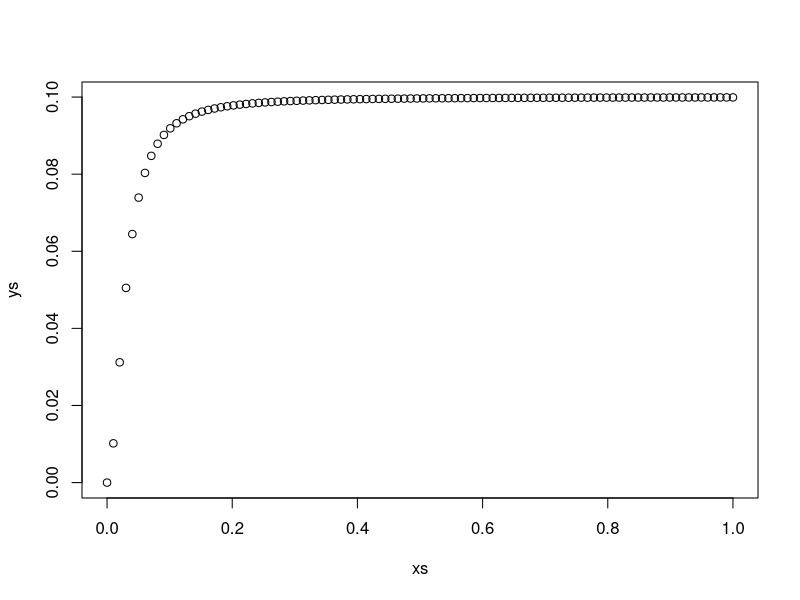
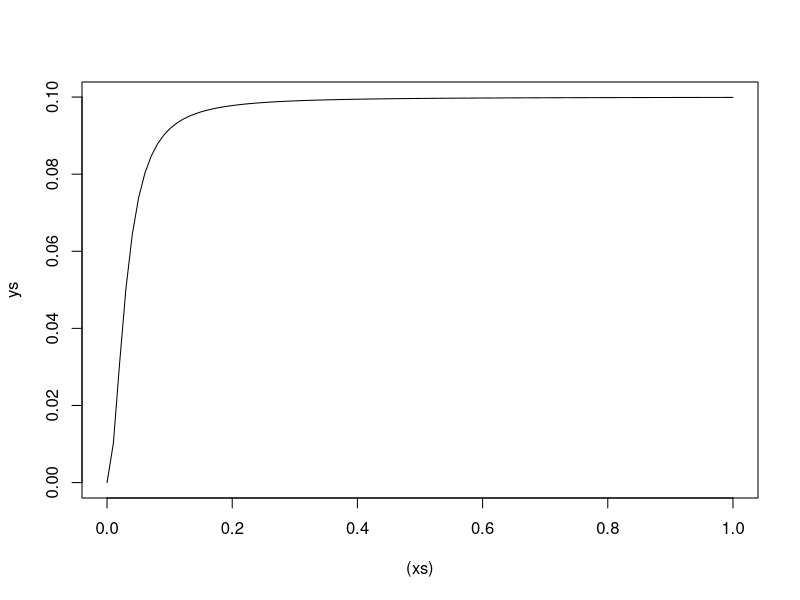
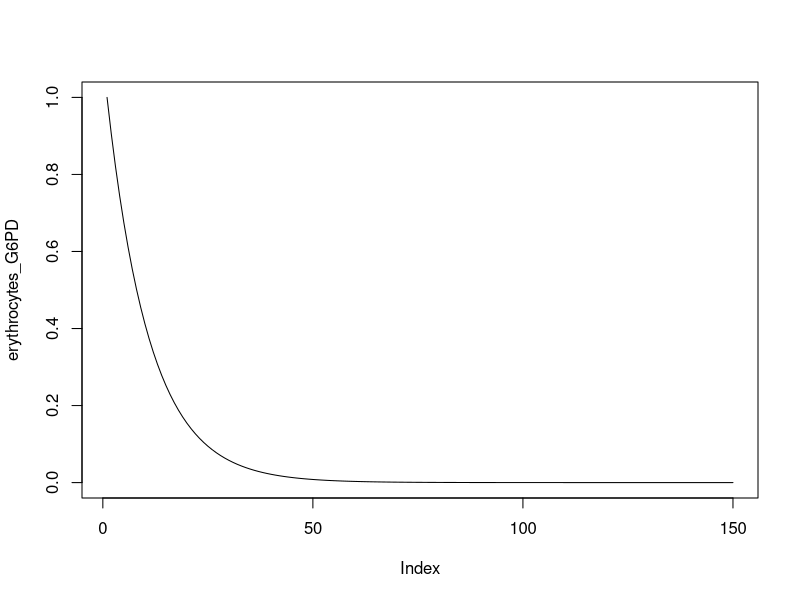
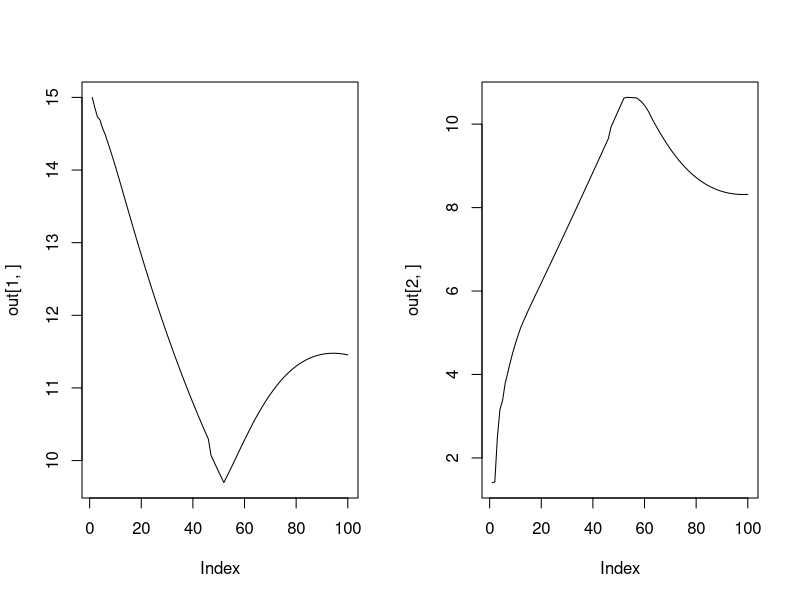
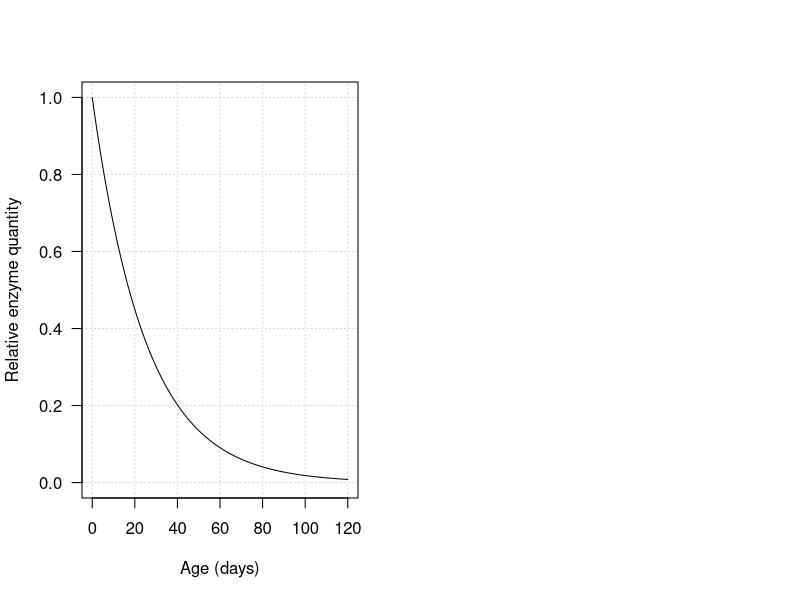

These figures' R source, in order: (Note: this script raises an error after producing the figures.)
require(gtools)

forwardsim = function(drug_regimen,              # dose given each day (mg/kg)
                      Hb_star,                   # Steady state hameoglobin for the individual (g/dL)
                      diff_alpha,                # parameters governing increase in normoblast production based on difference from steady state
                      delta_alpha,               # parameters governing increase in normoblast production based on previous day reduction in haemoglobin
                      MAX_EFFECT,                # maximum drug effect on G6PD depletion
                      h,                         # slope effect in dose response function
                      beta,                      # Dose corresponding to half maximum drug effect (mg)
                      log_k,                     # transit time parameter
                      nComp_sim,                 # Total number of compartments to forward simulate
                      T_nmblast,                 # normboblast lifespan - maturation time
                      T_retic,                   # reticulocyte lifespan - including marrow and circulating periods
                      T_RBC_max,                 # Maximum allowed value for RBC lifespan (arbitrary; days)
                      T_transit_steady_state,    # transit time at steady state
                      G6PD_initial,              # Initial amount of G6PD (unitless, scales with the delta quantity)
                      logit_G6PD_delta_day,      # Daily fixed reduction of G6PD in absence of drug
                      G6PD_threshold){
  
  out_res = array(dim = c(2, nComp_sim))       # where we save the output of forwards simulation
  
  # set up variables we need for the simulation
  
  Hb_delta=0;
  lambda = 1000;                            # baseline production of normoblasts per time - arbitrary number
  
  Hb = array(dim=nComp_sim);               # The haemoglobin at each point in the simulation
  retic_percent = array(dim=nComp_sim)     # The retic count (%) at each point in the simulation
  drug_effect=0;
  
  # s to store red blood cell age distributions
  erythrocytes = rep(lambda, T_RBC_max);         # Distribution of erythrocytes in circulation
  normoblasts = rep(lambda, T_nmblast);          # Distribution of normoblasts
  reticulocytes = rep(lambda, T_retic);          # Distribution of reticulocytes
  erythrocytes_G6PD = array(dim = T_RBC_max)
  
  # ***** Calculate initial values at steady state *****
  Hb[1] = Hb_star;
  transit = compute_transit_time(Hb[1], Hb_star, T_transit_steady_state, log_k);
  rho = compute_rho(Hb[1], Hb_delta, Hb_star, diff_alpha, delta_alpha); # this should return 1
  if(rho>1) print("Problem as rho >1 at steady state!");
  
  erythrocytes_G6PD[1] = G6PD_initial; # starting quantity of G6PD enzyme
  for(i in 2:T_RBC_max){
    erythrocytes_G6PD[i] = erythrocytes_G6PD[i-1]*(1-inv.logit(logit_G6PD_delta_day)); # daily depletion
    if(erythrocytes_G6PD[i-1] < G6PD_threshold){
      erythrocytes[i] = 0.0;
    } else {
      erythrocytes[i] = erythrocytes[i-1];
    }
  }
  
  Total_Retics = CountRetics(transit, reticulocytes); # count the number of retics in circulation
  Total_Eryths = sum(erythrocytes);                   # count the number of mature RBCs in circulation
  C_0 = Total_Retics + Total_Eryths;                  # Starting number of circulating cells - this is the steady state number
  retic_percent[1] = 100 * Total_Retics / C_0;
  
  #******************* Forward simulation *****************#
  for(t in 2:nComp_sim){
    
    # Compute the multiplication factor of basal normoblast production
    if(t>2) Hb_delta = Hb[t-2]-Hb[t-1];
    rho = compute_rho(Hb[t-1], Hb_delta, Hb_star, diff_alpha, delta_alpha);
    
    # calculate the updated Hb dependent transit time for the reticulocytes
    transit = compute_transit_time(Hb[t-1], Hb_star, T_transit_steady_state, log_k);
    
    # We move the RBCs from one compartment to the next
    temp_normoblasts = normoblasts;   # make temp copy
    normoblasts[1] = rho*lambda;      # the number of new normoblasts made at time t
    for(i in 2:T_nmblast)             # move all the normoblasts along by one
    {
      normoblasts[i] = temp_normoblasts[i-1];
    }
    
    temp_retics = reticulocytes;
    reticulocytes[1] = temp_normoblasts[T_nmblast];
    for(i in 2:T_retic)
    {
      reticulocytes[i] = temp_retics[i-1];
    }
    
    # Compute the G6PD depletion effect of yesterday's dose on circulating erythrocytes
    drug_effect = dose_response(drug_regimen[t-1], MAX_EFFECT, h, beta);
    
    # survival function of RBC lifespan
    temp_eryths = erythrocytes;             # copy values to temp 
    temp_eryths_G6PD = erythrocytes_G6PD;
    # values for first day as erythrocytes
    erythrocytes[1] = temp_retics[T_retic];
    erythrocytes_G6PD[1] = G6PD_initial;
    for (i in 2:T_RBC_max){
      erythrocytes_G6PD[i] = temp_eryths_G6PD[i-1]*(1-inv.logit(logit_G6PD_delta_day))*(1-drug_effect); # deplete by daily amount plus drug effect
      if(erythrocytes_G6PD[i-1] < G6PD_threshold){
        erythrocytes[i] = 0.0;
      } else {
        erythrocytes[i] = temp_eryths[i-1];
      }
    }
    
    # Count the number of retics and erythrocytes in circulation
    Total_Retics = CountRetics(transit, reticulocytes);
    Total_Eryths = sum(erythrocytes);
    C_t = Total_Retics + Total_Eryths;
    retic_percent[t] = 100 * Total_Retics / C_t;
    Hb[t] = Hb_star * C_t / C_0;
    
  }
  # store results
  out_res[1,] = Hb;
  out_res[2,] = retic_percent;
  plot(erythrocytes_G6PD, type='l')
  return(out_res);
}


CountRetics = function( transit,  reticulocytes){
  Total_Retics = 0;
  T_retic = length(reticulocytes);
  i = T_retic;
  transit_int = ceiling(transit);
  retic_rem =  ceiling(transit) - transit;
  while(i > transit+1) {
    Total_Retics = Total_Retics+reticulocytes[i];
    i = i-1;
  }
  Total_Retics = Total_Retics+retic_rem*reticulocytes[transit_int];
  
  return(Total_Retics);
}



compute_rho = function( Hb,  Hb_delta,  Hb_star,  diff_alpha,  delta_alpha)
{
  Hb_delta_temp=Hb_delta;
  Hb_diff_temp=Hb_star-Hb;
  rho=1; 
  K_diff = length(diff_alpha);
  K_delta = length(delta_alpha);
  
  if(Hb_delta_temp<0) Hb_delta_temp=0;
  for(i in 1:K_delta){
    rho =rho+ delta_alpha[i]*(Hb_delta_temp^i);
  }
  
  if(Hb_diff_temp<0) Hb_diff_temp=0;
  for(i in 1:K_diff){
    rho = rho + diff_alpha[i]*(Hb_diff_temp^i);
  }
  return (rho);
}

dose_response = function( dose,  MAX_EFFECT,  h,  beta){
  effect = MAX_EFFECT * (dose ^h ) / (dose ^ h + beta^h);
  return (effect);
}

compute_transit_time = function( Hb,  Hb_star,  T_transit_steady_state,  log_k)
{
  transit = T_transit_steady_state*exp(-(Hb_star-Hb)*exp(log_k));
  if(transit>T_transit_steady_state) transit=T_transit_steady_state;
  return (transit);
}

xs = seq(0, 1, length.out=100)
ys=dose_response(xs,MAX_EFFECT = 0.1, h = 2, beta = 0.03)
plot(xs,ys)
dose_response(0.5,MAX_EFFECT = 0.01, h = 5, beta = 0.25)


plot((xs), ys,type='l')
nComp_sim = 100
out=forwardsim(drug_regimen = c(rep(0.5,nComp_sim)), 
               Hb_star = 15, 
               diff_alpha = c(.1), 
               delta_alpha = c(.1),
               MAX_EFFECT = 0.05, 
               h = 5, 
               beta = 0.25,
               log_k = 1,
               nComp_sim = nComp_sim,
               T_nmblast = 5, T_retic = 5, T_RBC_max = 150, 
               T_transit_steady_state = 3.5,G6PD_initial = 1, 
               logit_G6PD_delta_day = -3,G6PD_threshold =  inv.logit(-5))
par(mfrow=c(1,2))
plot(out[1,],type='l')
plot(out[2,],type='l')

require(gtools)
par(las=1, mfrow=c(1,2))
xs= 0:120
rate_decay = 0.04
plot(xs, exp(-rate_decay * xs), type='l', ylim = c(0,1),panel.first=grid(),
     xlab='Age (days)', ylab = 'Relative enzyme quantity')
plot(xs, 1-inv.logit((-rate_decay * xs + 4.5)/.1), type='l',panel.first=grid(),
     ylab='Daily probability of death', xlab = 'Age (days)',ylim)
